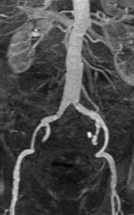
%> input picture Filtering/Vessel.png, 134 x 215 px
$ octave Exercise4.m   (GNU Octave 9; MATLAB toolbox functions it lacks are replaced by stand-ins)
%> lines starting %> are read from the running program, lines starting %| are printed output that depends on the picture
### Filtering/Hessian2D.m
function [Dxx,Dxy,Dyy] = Hessian2D(I,Sigma)

% Make kernel coordinates
[X,Y]   = ndgrid(-round(3*Sigma):round(3*Sigma));

% Build the gaussian 2nd derivatives filters
DGaussxx = 1/(2*pi*Sigma^4)*(X.^2/Sigma.^2 -1).*exp(-(X.^2 + Y.^2)/(2*Sigma^2));
DGaussxy = 1/(2*pi*Sigma^6)*(X.*Y).*exp(-(X.^2 + Y.^2)/(2*Sigma^2));
DGaussyy = DGaussxx';

Dxx = imfilter(I, DGaussxx, 'conv');
Dxy = imfilter(I, DGaussxy, 'conv');
Dyy = imfilter(I, DGaussyy, 'conv');

### Filtering/eig2image.m
function [Lambda1 Lambda2] = eig2image(Dxx,Dxy,Dyy)

% Compute the eigenvectors of J, v1 and v2
tmp = sqrt((Dxx - Dyy).^2 + 4*Dxy.^2);
v2x = 2*Dxy;
v2y = Dyy - Dxx + tmp;

% Normalize
mag = sqrt(v2x.^2 + v2y.^2); i = (mag ~= 0);
v2x(i) = v2x(i)./mag(i);
v2y(i) = v2y(i)./mag(i);

% The eigenvectors are orthogonal
v1x = -v2y;
v1y = v2x;

% Compute the eigenvalues
mu1 = 0.5*(Dxx + Dyy + tmp);
mu2 = 0.5*(Dxx + Dyy - tmp);

% Sort eigen values by absolute value abs(Lambda1)<abs(Lambda2)
check=abs(mu1)>abs(mu2);

Lambda1=mu1; Lambda1(check)=mu2(check);
Lambda2=mu2; Lambda2(check)=mu1(check);

Ix=v1x; Ix(check)=v2x(check);
Iy=v1y; Iy(check)=v2y(check);

### Filtering/Exercise4.m
%% Computer Aided Medical Procedures II - Summer 2012
%% Filtering
%% Exercise 4
%% Frangi filter

clear all; close all; clc;

%% Read the image
I = imread('vessel.png');
%> I is the input picture: size 215x134x3 uint8; min 0, max 255, mean 73.1
I = double(I(:,:,1));
%> I: size 215x134 double

%% Set the Parameters
sigmas = [1:1:5];
beta  = 1;
c     = 100;

%% Create matrices to store all vesselness images
AllScale =zeros([size(I) length(sigmas)]);

%% Display the original image
figure(1); subplot(1,2,1); imagesc(I); axis image; colormap gray;axis off; title('Original');

% Frangi filter for all the scales sigma
for i = 1:length(sigmas)

    % 1. Calculate the 2D hessian for the scale sigmas(i)
    %% ToDo: Fill Hessian2D
    [Dxx,Dxy,Dyy] = Hessian2D(I, sigmas(i));

    % Correct for scale
    Dxx = (sigmas(i)^2)*Dxx;
    Dxy = (sigmas(i)^2)*Dxy;
    Dyy = (sigmas(i)^2)*Dyy;
    % Calculate eigenvalues and vectors and sort the eigenvalues
    [Lambda1,Lambda2]=eig2image(Dxx,Dxy,Dyy);

    % 2. Compute the similarity measures that make sense in 2D
    % and the corresponding vesselness measure
    Rb  = abs(Lambda1)./(abs(Lambda2));
    S   = sqrt(Lambda1.^2 + Lambda2.^2);

    [row col] = size(Lambda2);

    Vesselness = zeros(size(Lambda2));

    for j=1:row
        for k= 1:col
            if Lambda2(j,k) > 0
                Vesselness(j,k) = 0;
            else
                Vesselness(j,k) = exp(-(Rb(j,k)^2)/(2*beta^2))*(1-exp(-(S(j,k)^2)/(2*c^2)));
            end
        end
    end

    % 3. Set the Vesselness to 0 if Lambda2 is positive
    % and Store the results in the matrix AllScale
    AllScale(:,:,i) = Vesselness;

    figure(1); subplot(1,2,2); imagesc(Vesselness); axis image; colormap gray;axis off; title(sigmas(i));
    pause(0.1)
end
%> this loop made 5 passes
%> pass 1, in Hessian2D, `Dxx = imfilter(I, DGaussxx, 'conv');`:
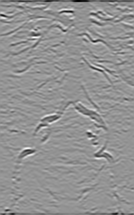
%> Dxx: size 215x134 double; min -47.73, max 34.24, mean -0.6; drawn with min black and max white
%> pass 1, in Hessian2D, `Dxy = imfilter(I, DGaussxy, 'conv');`:
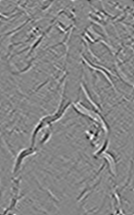
%> Dxy: size 215x134 double; min -24.93, max 22.42, mean 0; drawn with min black and max white
%> pass 1, in Hessian2D, `Dyy = imfilter(I, DGaussyy, 'conv');`:
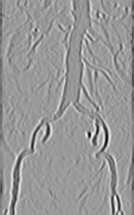
%> Dyy: size 215x134 double; min -50.19, max 32.79, mean -0.7; drawn with min black and max white
%> pass 1, in eig2image, `tmp = sqrt((Dxx - Dyy).^2 + 4*Dxy.^2);`:
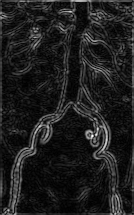
%> tmp: size 215x134 double; min 0.0259, max 60.72, mean 7.3; drawn with min black and max white
%> pass 1, `title(sigmas(i))`:
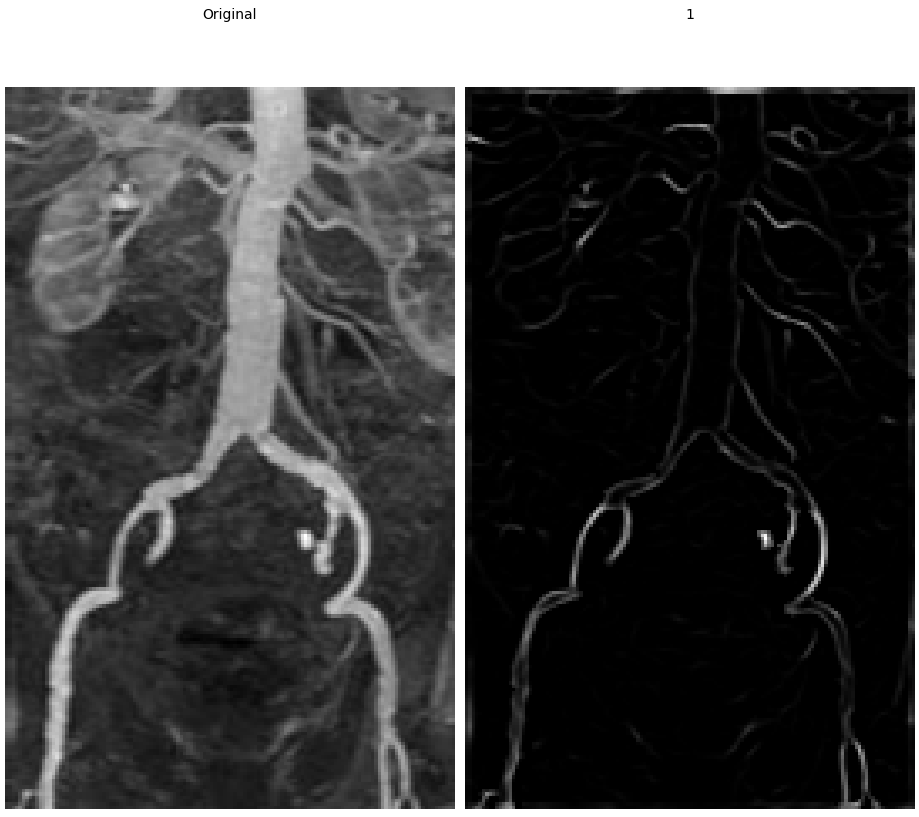
%> figure redrawn from the program's plot data, 2 panels
%> after the loop:
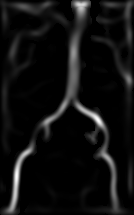
%> Vesselness: size 215x134 double; min 0, max 0.141, mean 0.00932; drawn with min black and max white

% 4. Which scale returns the highest vesselness value?
% Deduce the filtered image If
 [If I] = max(AllScale, [], 3);
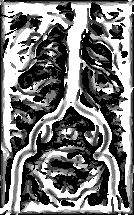
%> I: size 215x134 double; min 1, max 5, mean 2.88; drawn with min black and max white

% Display
figure(1); subplot(1,2,2); imagesc(If); axis image; ...
    colormap gray;axis off; title('Frangi filter');
